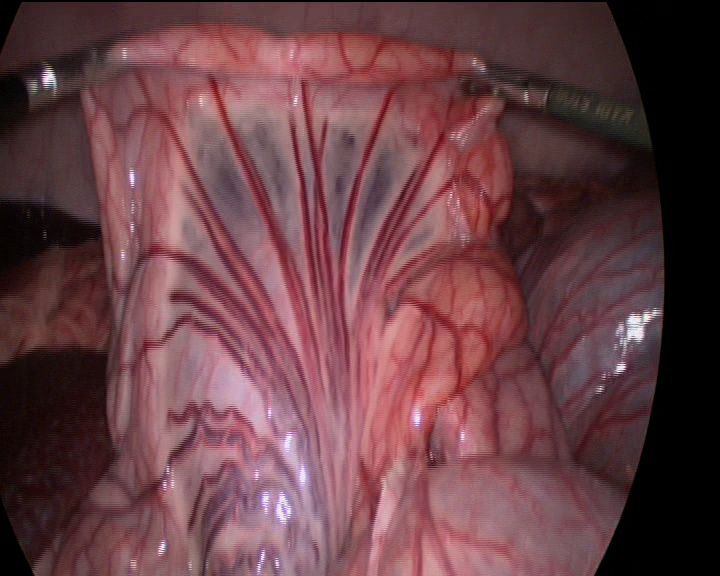
#> input picture frames/MicrosoftTeams-image (5).png, 720 x 576 px, found by its file name
$ python pre.py
#> lines starting #> are read from the running program, lines starting #| are printed output that depends on the picture
from skimage import data
from skimage import color
import os
from vidstab import VidStab
from skimage.filters import meijering, sato, frangi, hessian, threshold_otsu, gaussian
import matplotlib.pyplot as plt
import numpy as np
import cv2
from skimage import exposure
from skimage.measure import label, regionprops, regionprops_table
from skimage.segmentation import active_contour
from skimage.color import rgb2gray
# [32 lines left out: functions F_frangi, threshold, load_frame, video_stab, not called in this run]
    # stabilizer.stabilize(input_path='cut2.mp4', output_path='stable_video.avi')

    # Using a specific keypoint detector and customizing keypoint parameters
    #stabilizer = VidStab(kp_method='FAST', threshold=42, nonmaxSuppression=False)
    #stabilizer.stabilize(input_path='cut2.mov', output_path='stable_video.avi')

def colon_seg():
    #img = data.astronaut()
    img = cv2.imread('/Users/ofirbenyosef/hello/frames/MicrosoftTeams-image (5).png')
#> img is the input picture: shape (576, 720, 3); mean B, G, R 70.3, 65, 104.5
    img = rgb2gray(img)
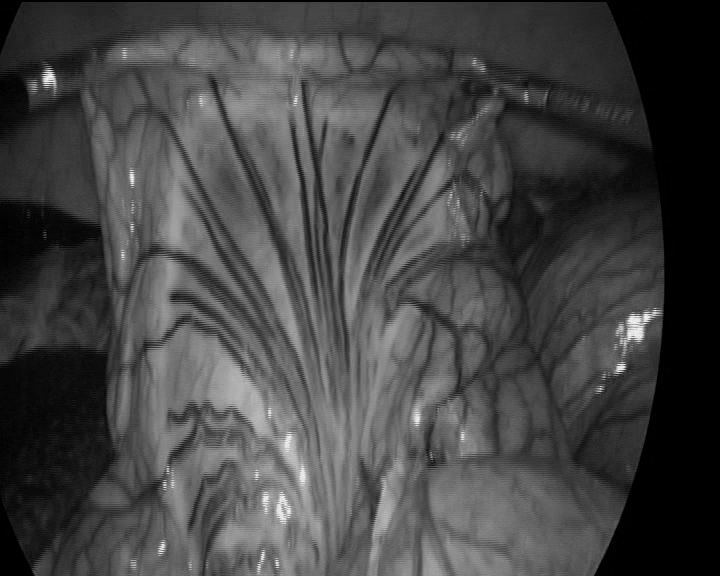
#> img: shape (576, 720) float64; min 0, max 0.972, mean 0.27

    s = np.linspace(0, 2*np.pi, 400)
    r = 240 + 300*np.sin(s)
    c = 370 + 350*np.cos(s)
    init = np.array([r, c]).T
    f_img = sato(np.array(img),black_ridges=True, mode='reflect')
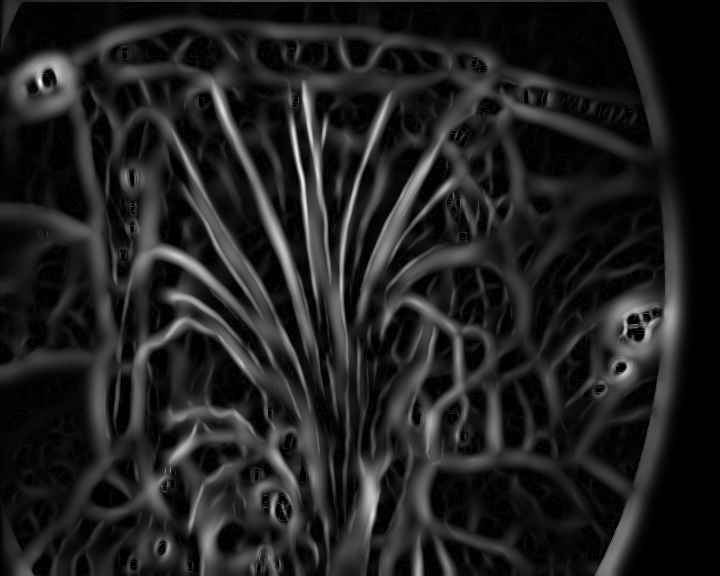
#> f_img: shape (576, 720) float64; min 0, max 0.156, mean 0.02; drawn with min black and max white
    # = gaussian(img, 0.03, preserve_range=False)

    snake = active_contour(img, init, alpha=0.015, beta=10, gamma=0.001)
#> snake = 400 pairs, first value 0.00233 to 528.5, second value 43.8 to 662

    fig, ax = plt.subplots(figsize=(7, 7))
    ax.imshow(img, cmap=plt.cm.gray)
    ax.plot(init[:, 1], init[:, 0], '--r', lw=3)
    ax.plot(snake[:, 1], snake[:, 0], '-b', lw=3)
    ax.set_xticks([]), ax.set_yticks([])
    ax.axis([0, img.shape[1], img.shape[0], 0])

    plt.show()
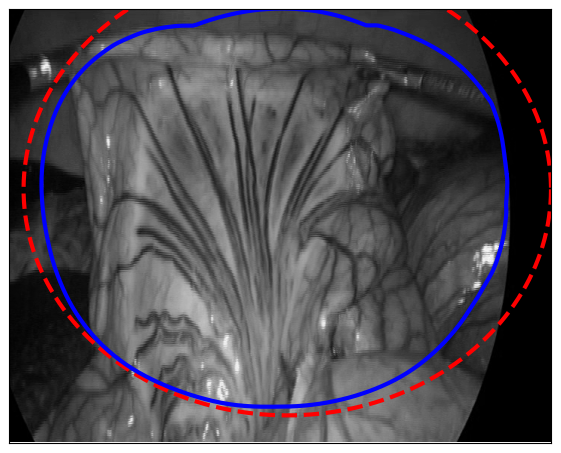
#> figure drawn by matplotlib, 1 panel

# [39 lines left out: functions load_video, find_vessels, ploting, segment_images, not called in this run]
            #find_vessels(binary_frame)

if __name__ == '__main__':
    path = r'/Users/ofirbenyosef/hello/frames'
    # [6 lines of commented-out code are left out]
    colon_seg()
